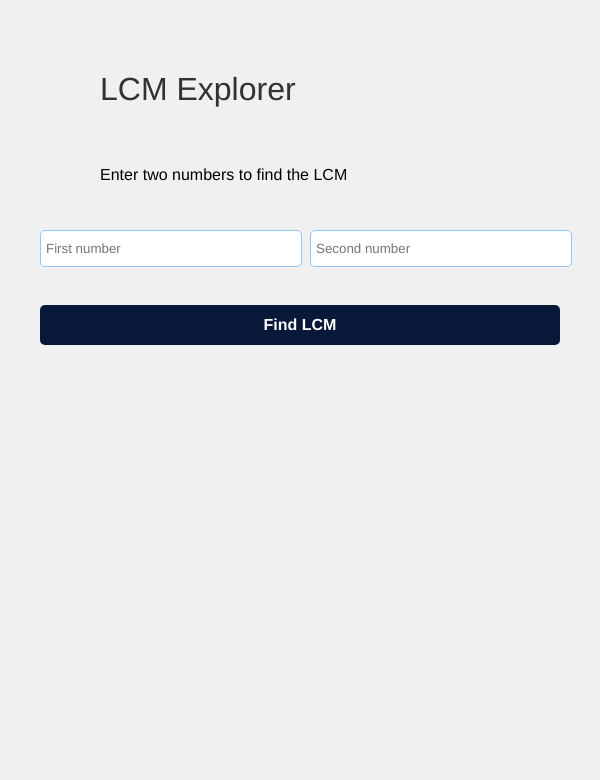
Frame 1 (no input)
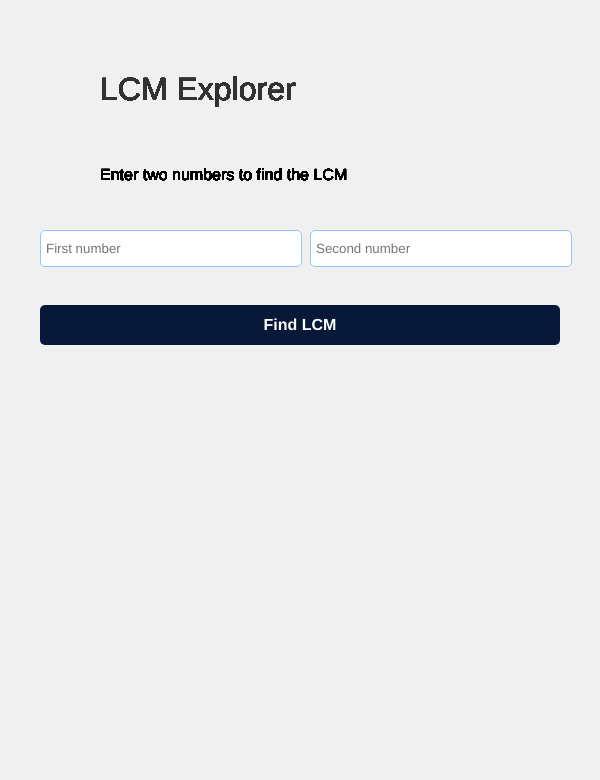
Frame 60 (no input)
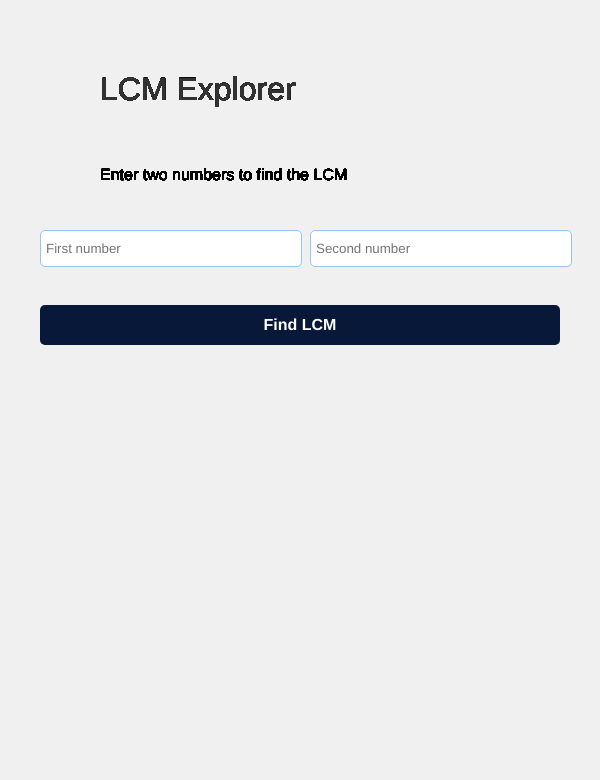
Frame 120 (the mouse pressed at the canvas centre since frame 60)

The p5.js sketch that drew these frames (run headless with seeded random() and noise() and a simulated clock; from frame 60 on, the mouse is pressed at the canvas centre):

// p5.js sketch
// ── sketch.js
let input1, input2, calculateButton;

function setup() {
  createCanvas(600, 780);
  background(240);
  
  // Create input 1
  input1 = createInput('');
  input1.position(40, 230);
  input1.size(250, 25);
  input1.input(validateInput);
  input1.attribute('placeholder', 'First number');
  styleInput(input1);
  
  // Create input 2
  input2 = createInput('');
  input2.position(310, 230);
  input2.size(250, 25);
  input2.input(validateInput);
  input2.attribute('placeholder', 'Second number');
  styleInput(input2);
  
  // Create a button to calculate LCM
  calculateButton = createButton('Find LCM');
  calculateButton.position(40, 305);
  calculateButton.size(520, 40);
  calculateButton.mousePressed(calculateLCM);
  calculateButton.style('background-color', '#071838');
  calculateButton.style('color', 'white');
  calculateButton.style('border', 'none');
  calculateButton.style('border-radius', '5px');
  calculateButton.style('cursor', 'pointer');
  calculateButton.style('font-size', '16px');
  calculateButton.style('font-weight', 'bold');
}

function draw() {
  fill(50);
  textSize(32);
  text('LCM Explorer', 100, 100);  // Text at the top
  
  fill(0);
  textSize(16);
  text('Enter two numbers to find the LCM', 100, 180);  // Text just above inputs
}

function validateInput() {
  this.value(this.value().replace(/\D/g, ''));
  
  let value = int(this.value());
  if (value < 1) {
    this.value('1');
  } else if (value > 100) {
    this.value('100');
  }
}

function calculateLCM() {
  console.log("Calculate LCM button pressed");
  // Further implementation to calculate and display the LCM
}

function styleInput(input) {
  input.style('border', '1px solid #93c5fd');
  input.style('border-radius', '5px');
  input.style('padding', '5px');
}
